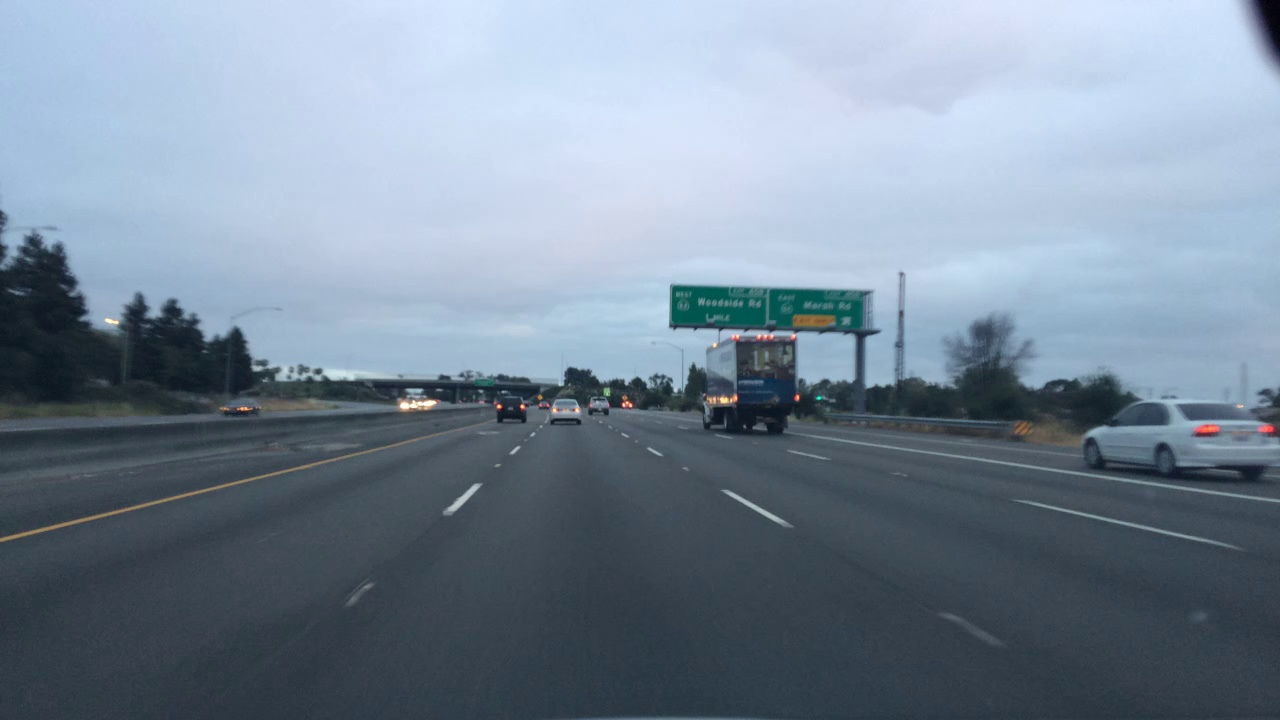
#> input picture image seed/00a360bd-27ccb1dd.jpg, 1280 x 720 px; its folder holds only this picture in this run
$ python converter_mirrormode.py
#> lines starting #> are read from the running program, lines starting #| are printed output that depends on the picture
import os
import cv2
import numpy as np

# 디렉토리가 존재하지 않으면 디렉토리 생성하는 함수
def createFolder(directory):
    try:
        if not os.path.exists(directory):
            os.makedirs(directory)
    except OSError:
        print ('Error: Creating directory.', + directory)

# 그레이스케일로 이미지 리드
def read_grayscale(img): #img는 img파일의 경로를 입력해야함
#> called with img = 'image seed/00a360bd-27ccb1dd.jpg'
    return cv2.imread(img, cv2.IMREAD_GRAYSCALE)
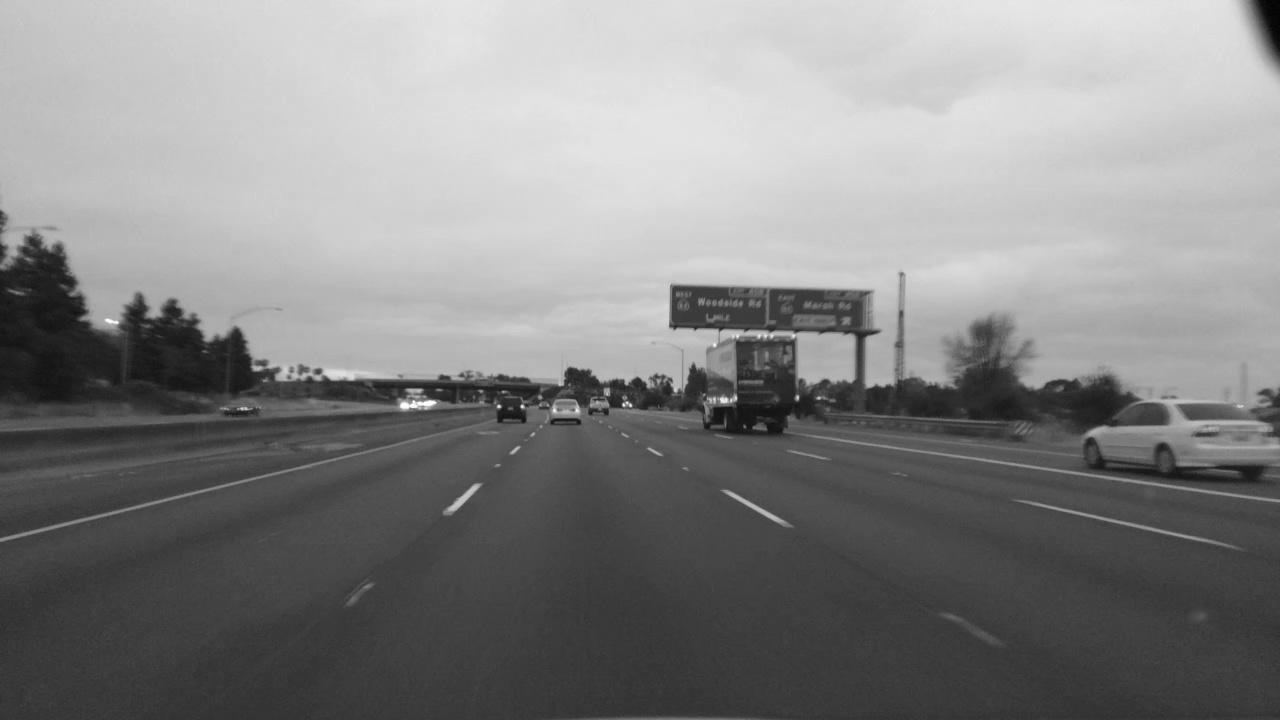
#> returned value: shape (720, 1280); min 2, max 255, mean 133.4

# 변환된 이미지 파일을 원래 이미지 파일명 뒤에 _folder를 추가해 folder에 저장
def save_img(img, img_name, folder_name):
    cv2.imwrite(this_dirname + '/' + folder_name + '/' \
    + img_name[:-4] + '_' + folder_name + img_name[-4:], img)

this_dirname = os.path.dirname(os.path.realpath(__file__))

flname_list = os.listdir(this_dirname + '/image seed') # image seed 폴더의 파일 리스트 가져오기

createFolder(this_dirname + '/mirror') # 현재 파일의 디렉토리에 mirror 폴더 생성

# 그레이스케일로 이미지 읽고 좌우반전 후 mirror 폴더에 저장
i=0
while i < len(flname_list):
    img = this_dirname + '/image seed/' + flname_list[i]
    img = read_grayscale(img)
    img = cv2.flip(img, 1) # 1이면 좌우반전, 0이면 상하반전
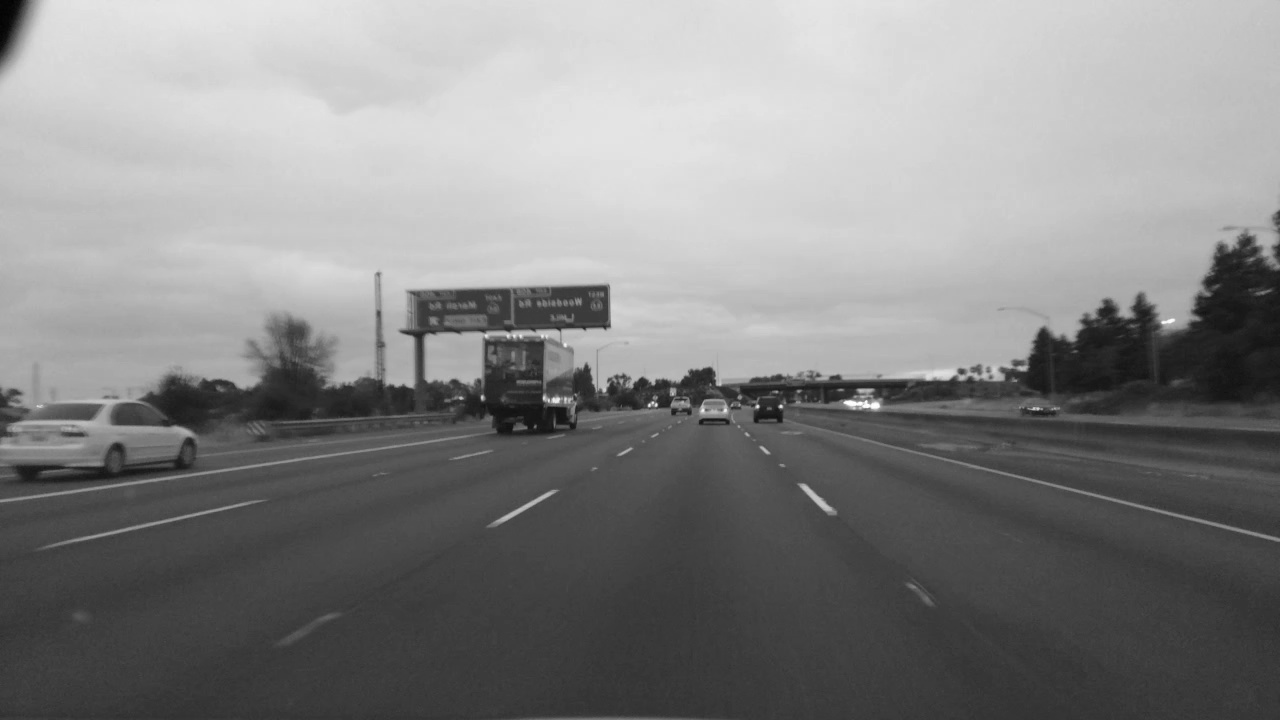
#> img: shape (720, 1280); min 2, max 255, mean 133.4
    save_img(img, flname_list[i], 'mirror')
    print('complete saving image: ' + str(flname_list[i]))
    i += 1

print("File convert finish!")
os.system("pause")

$ run again, on image seed/00de601c-858a8a8d.jpg
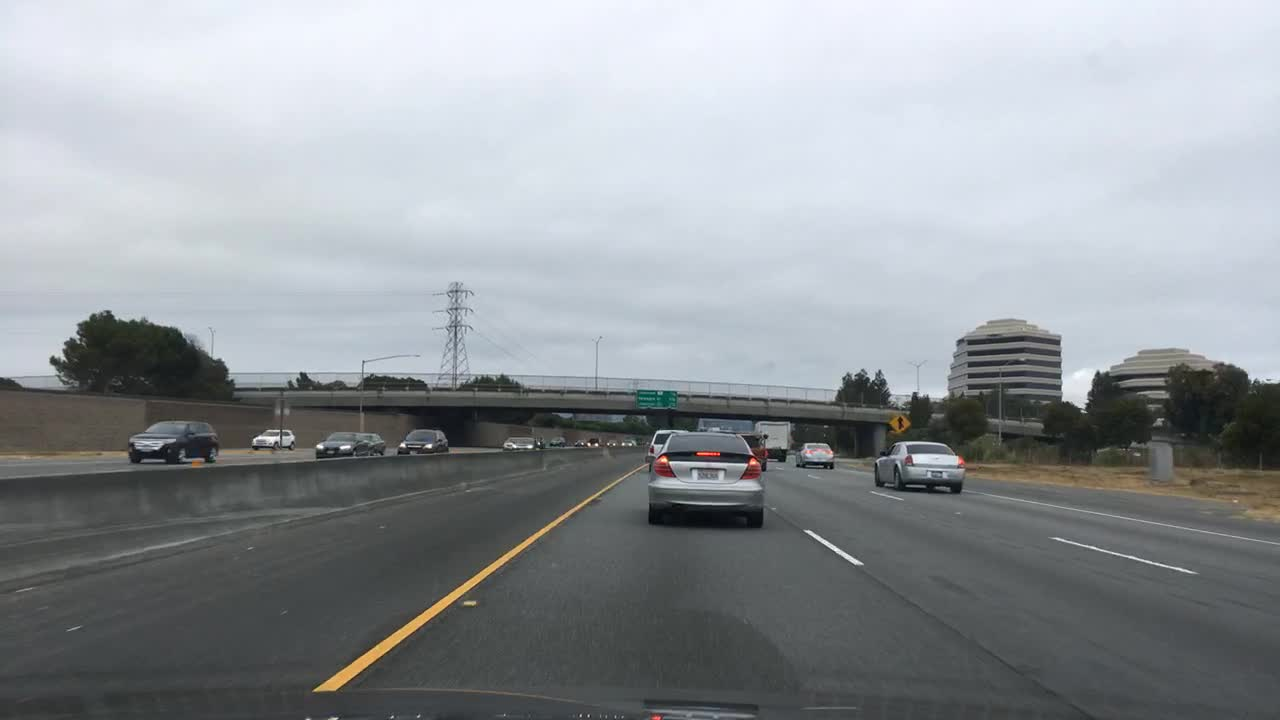
#> input picture image seed/00de601c-858a8a8d.jpg, 1280 x 720 px
#> `img = cv2.flip(img, 1)`:
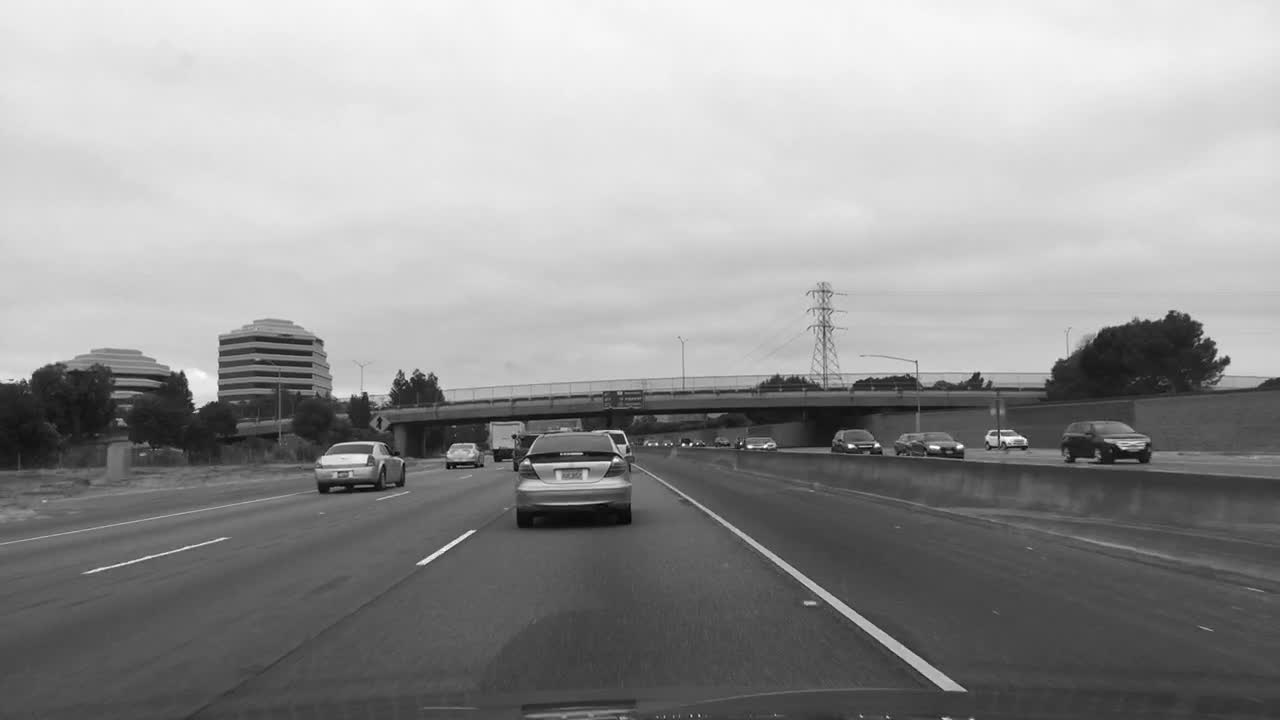
#> img: shape (720, 1280); min 0, max 255, mean 150.8

$ run again, on image seed/00a7ef03-00000000.jpg
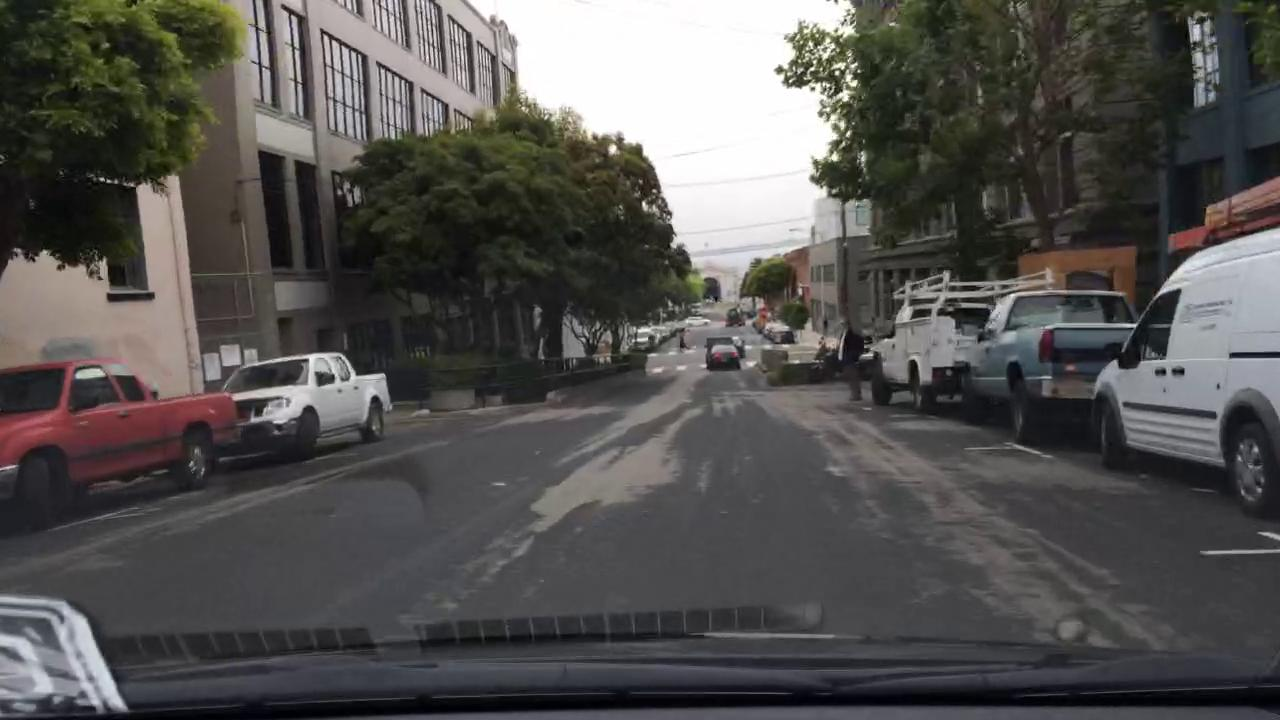
#> input picture image seed/00a7ef03-00000000.jpg, 1280 x 720 px
#> in read_grayscale, `return cv2.imread(img, cv2.IMREAD_GRAYSCALE)`:
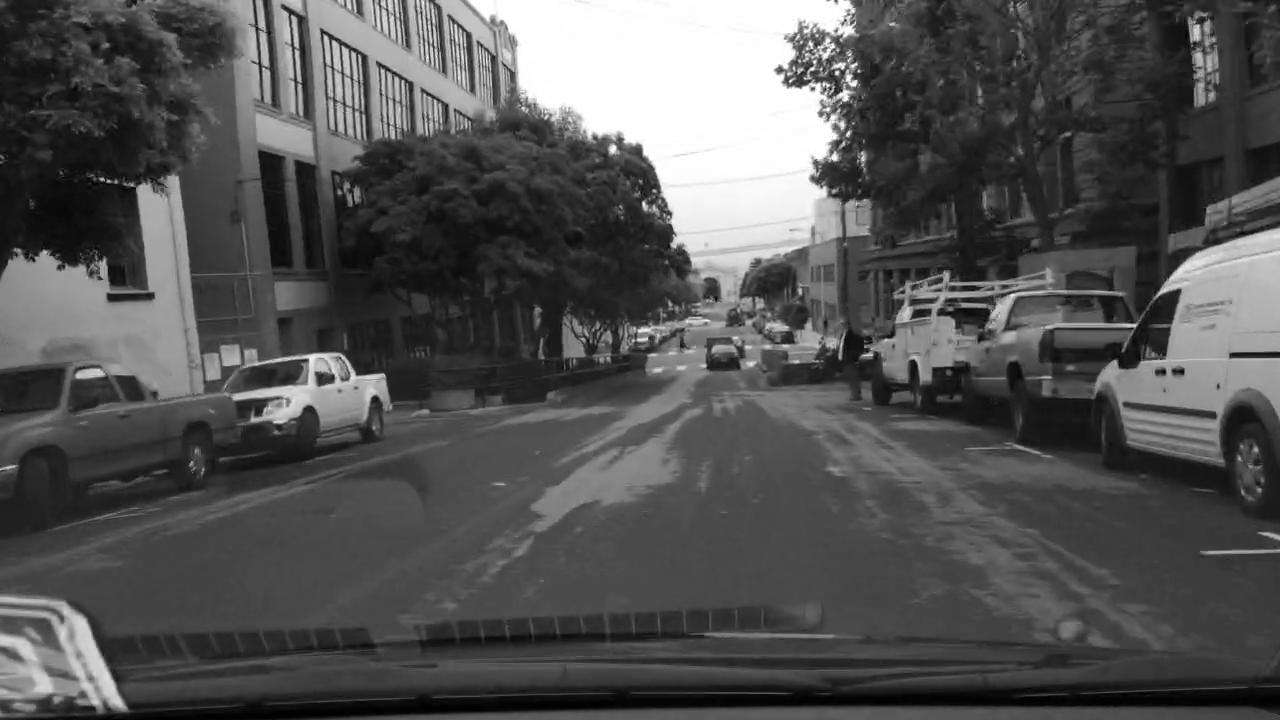
#> returned value: shape (720, 1280); min 0, max 255, mean 83
#> `img = cv2.flip(img, 1)`:
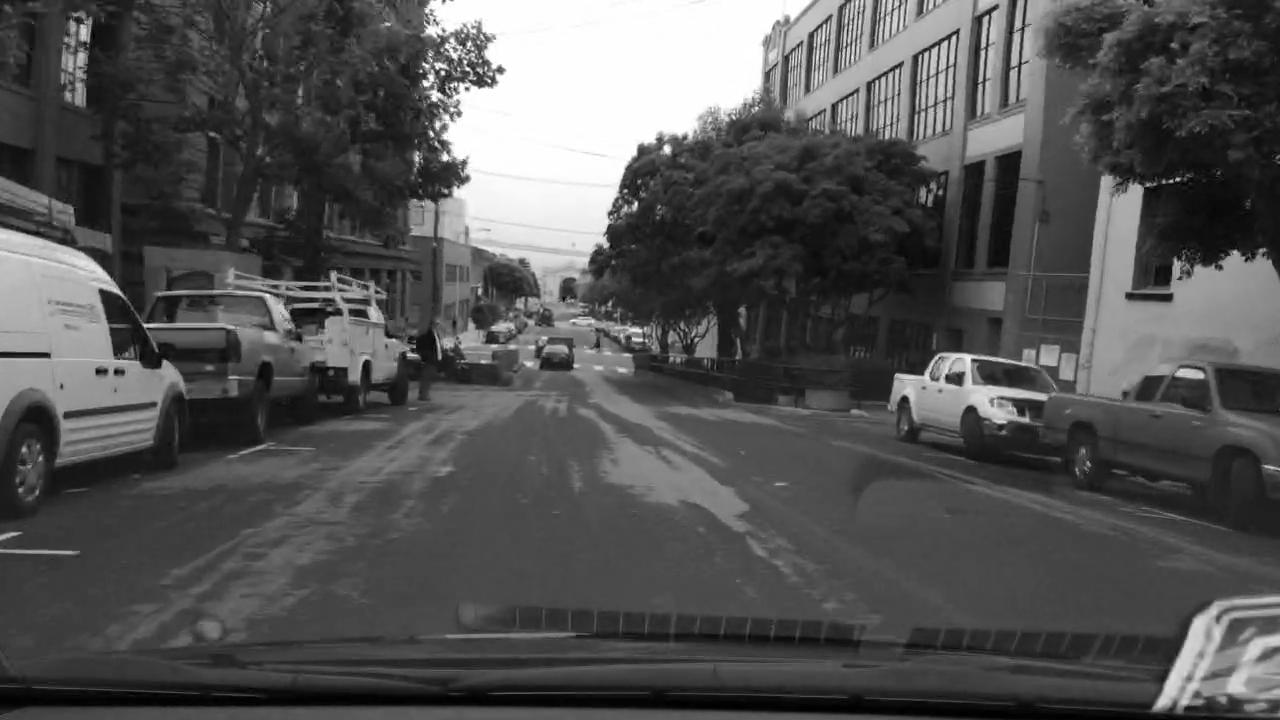
#> img: shape (720, 1280); min 0, max 255, mean 83

$ run again, on image seed/00a9cd6b-b39be004.jpg
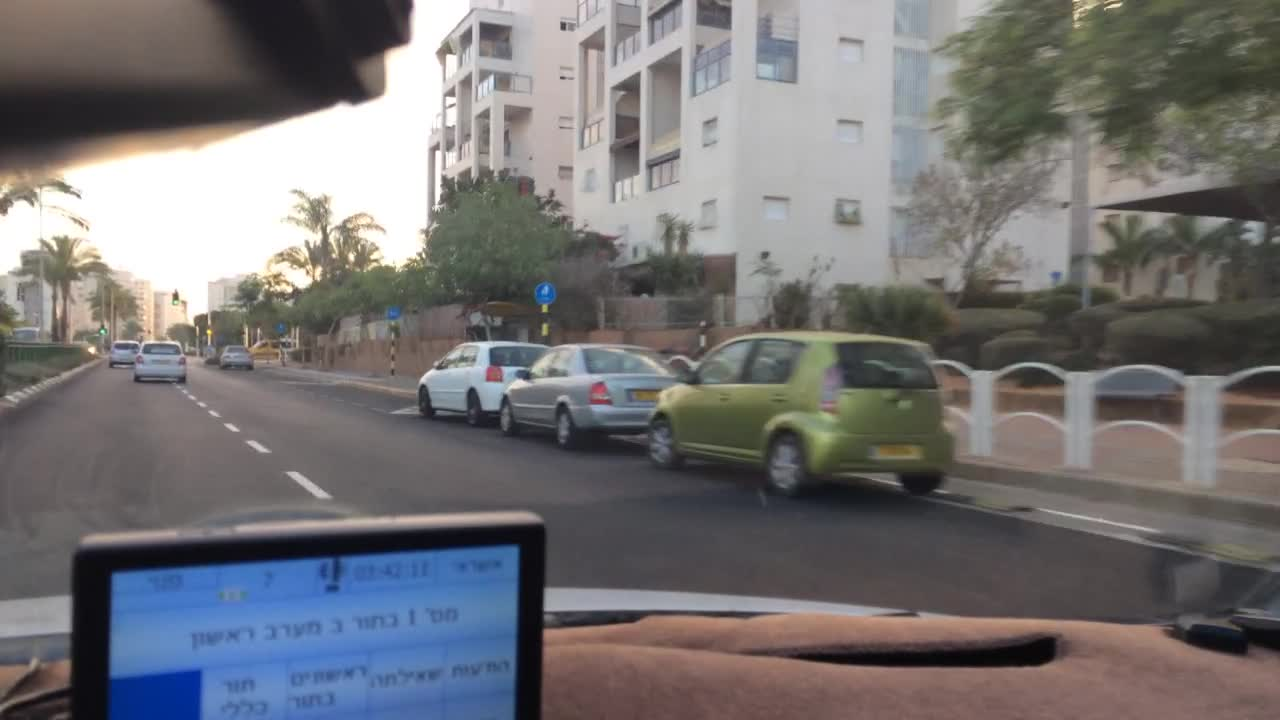
#> input picture image seed/00a9cd6b-b39be004.jpg, 1280 x 720 px
#> in read_grayscale, `return cv2.imread(img, cv2.IMREAD_GRAYSCALE)`:
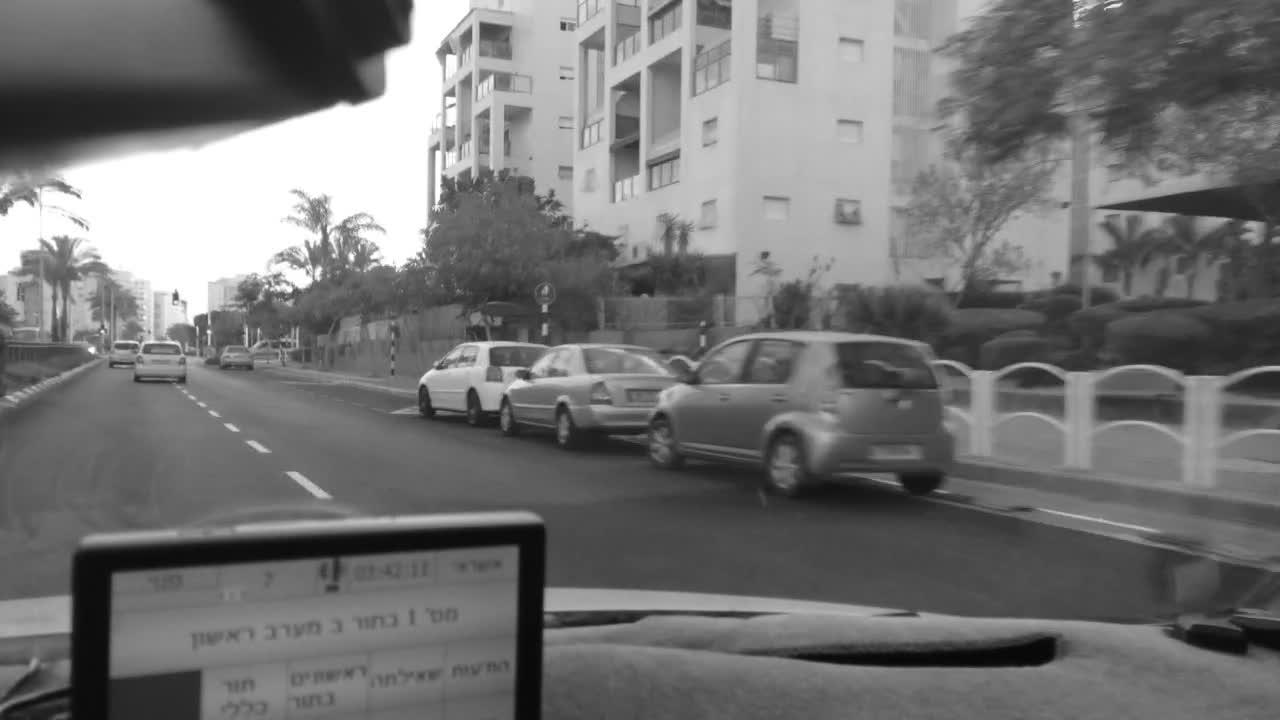
#> returned value: shape (720, 1280); min 4, max 255, mean 115.3
#> `img = cv2.flip(img, 1)`:
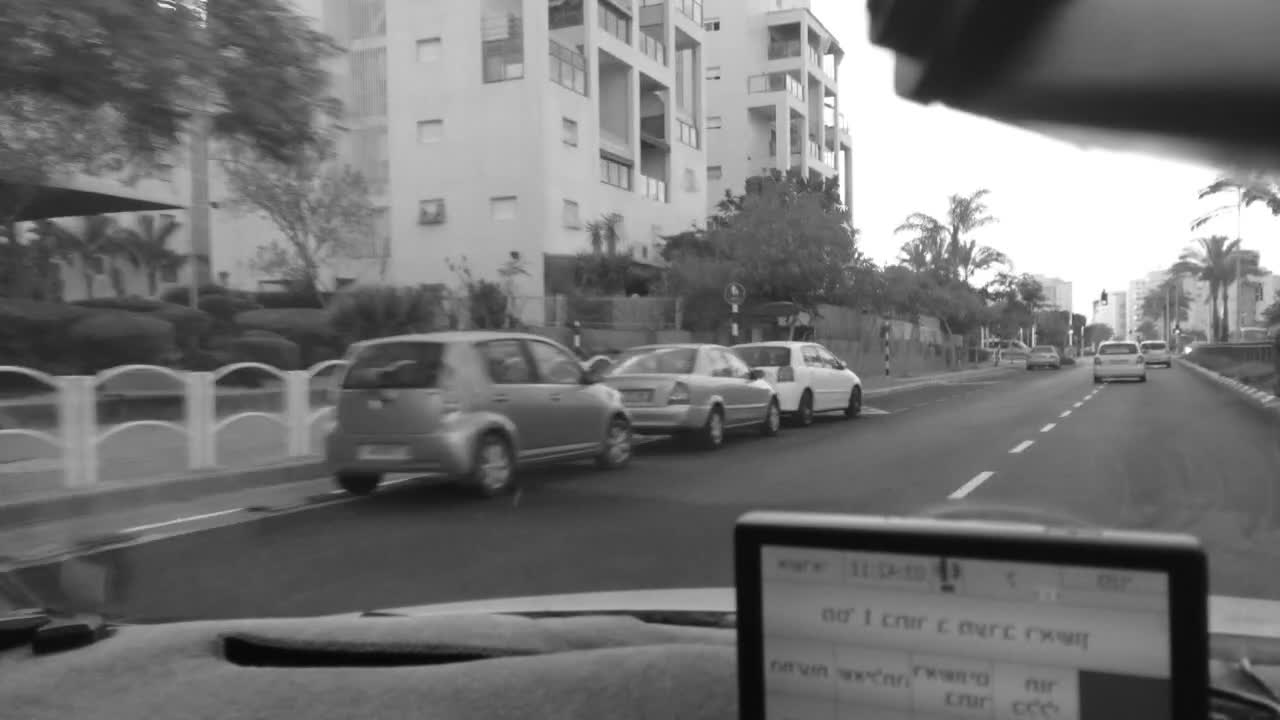
#> img: shape (720, 1280); min 4, max 255, mean 115.3
